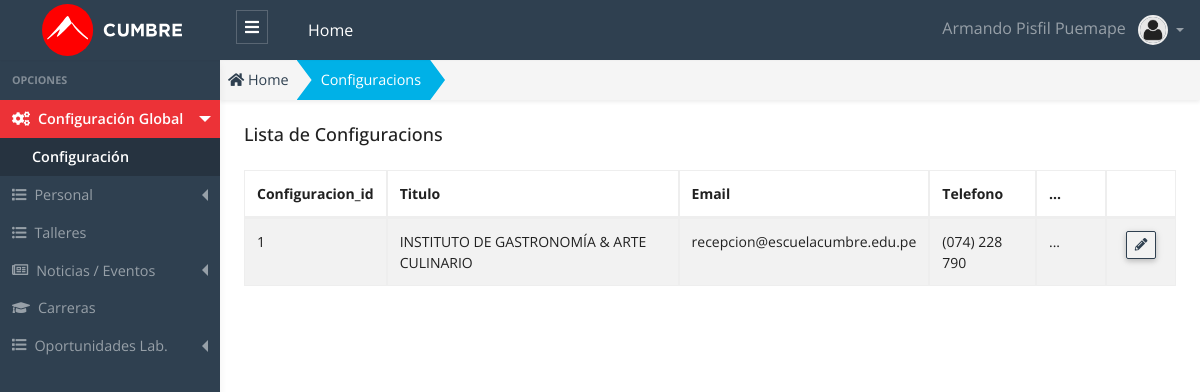
The app's page /public/admin/configuracion/configuracion.php (signed in) with its own data.
### tables this page shows
CREATE TABLE `configuracion` (
  `configuracion_id` int(11) unsigned NOT NULL AUTO_INCREMENT,
  `titulo` varchar(200) NOT NULL,
  `horario` text,
  `direccion` text,
  `email` varchar(200) DEFAULT NULL,
  `telefono` varchar(20) DEFAULT NULL,
  `facebook` varchar(75) DEFAULT NULL,
  `youtube` varchar(75) DEFAULT NULL,
  `instagram` varchar(75) DEFAULT NULL,
  `mapa` text,
  `popup` varchar(75) DEFAULT NULL,
  `show_popup` int(1) DEFAULT NULL,
  `estado` char(1) NOT NULL DEFAULT '1',
  PRIMARY KEY (`configuracion_id`) USING BTREE
);

### public/app/database/Connection.php (called while the page is built, shortened)
<?php
Class Connection
{
  protected $db_host   = 'localhost';
  protected $db_user   = 'root';
  protected $db_pass   = '';
  protected $db_name   = 'escuelac_w_ne16';
  protected $db_port   = '3306';
  protected $db_driver = 'mysql';
  protected $query  = '';
  protected $conn   = null  ;
  private function openConnection()
  {
    $str_conn = $this->db_driver.":host=".$this->db_host.";port=".$this->db_port.";dbname=" .$this->db_name;
    $this->conn = new PDO($str_conn,$this->db_user,$this->db_pass);
    $this->conn->setAttribute(PDO::ATTR_ERRMODE, PDO::ERRMODE_EXCEPTION);
    $this->conn->query("SET NAMES 'utf8'");
    return $this->conn ;
  }
  protected function executeQuery()
  {
    $stm = $this->conn->prepare($this->query);
    $this->status = $stm->execute() ;
    if($this->status)
    {
      $column_count = $stm->columnCount() ;
      if ($column_count > 0)
      {
        $rows  = $stm->fetchAll(PDO::FETCH_ASSOC) ;
      }
    }
  }
}

### public/app/models/Configuracion.php (called while the page is built, shortened)
<?php
class Configuracion extends Connection {
  public function getAll()
  {
    try{
      $this->query = "SELECT * FROM configuracion; ";
      $this->executeQuery();
      $data = $this->rows ;
      return $data;
    }catch(exception $e){
      throw new Exception($e->getMessage());
    }
  }
}

### public/app/controllers/ConfiguracionController.php (called while the page is built, shortened)
<?php
 class ConfiguracionController
{
  public function getAll()
  {
    try
    {
      $configuracion  = new Configuracion();
      $data = $configuracion->getAll();
      return $data ;
    }
    catch (Exception $e)
    {
      throw new Exception($e->getMessage());
    }
  }
}

### public/admin/configuracion/configuracion.php (the view, shortened to what this page needs)
<?php
    $configuracion_controller = new ConfiguracionController();
    $data = $configuracion_controller->getAll();
    $title_page = "Configuracions";
?>
<!DOCTYPE html>
<html lang="es">
<head>
  <?php
    require_once "../layout/head_links.phtml";
  ?>
</head>
<body>
  <?php require "../layout/header.phtml"; ?>
  <div class="app-wrap">
    <?php require_once "../layout/sidebar.phtml";?>
    <main role="main" class="main">
      <nav class="full-content" aria-label="breadcrumb">
        <ol class="breadcrumb breadcrumb-shape shadow-sm radius-0">
          <li class="breadcrumb-item">
            <a href="admin">
              <i class="fas fa-home"></i> Home
            </a>
          </li>
          <li class="breadcrumb-item active bg-info text-white" aria-current="page">
            <a class="link-white" href="admin/configuracion/configuracion.php">
              <?php echo $title_page; ?>
            </a>
          </li>
        </ol>
      </nav>
      <div class="container-full p-2 fs-x-14">
        <div class="row">
          <div class="col-12">
            <h5 class="page-header-title">Lista de <?php echo $title_page; ?> </h5>
          </div>
          <div class="col-12">
            <div class="table-responsive">
            <table id="dataTableList" class="table table-striped table-bordered" style="width:100%">
              <thead>
                <tr>
                  <th width="50">Configuracion_id </th>
                  <th>Titulo </th>
                  <th>Email </th>
                  <th>Telefono </th>
                  <th width="70">...</th>
                  <th width="70"></th>
                </tr>
              </thead>
              <tbody>
                <?php foreach ($data as &$row) {?>
                  <?php
                    $class_estado   = "";
                    $class_disabled = "";
                  ?>
                <tr class="<?php echo $class_estado ;?>" >
                  <td> <?php echo $row["configuracion_id"] ?> </td>
                  <td> <?php echo $row["titulo"] ?> </td>
                  <td> <?php echo $row["email"] ?> </td>
                  <td> <?php echo $row["telefono"] ?> </td>
                  <td> ... </td>
                  <td class="text-center">
                    <a class="btn btn-outline-primary btn-sm lh-1 btn-table <?php echo $class_disabled ; ?>" href="admin/configuracion/editar.php?id=<?php echo $row["configuracion_id"] ?>" title="Editar">
                    <i class="fas fa-pencil-alt"></i>
                    </a>
                  </td>
                </tr>
                <?php }?>
              </tbody>
            </table>
            </div>
          </div>
        </div>
      </div>
    </main>
  </div>
  <?php require_once "../layout/datatables.phtml"?>
</body>
</html>

### records on screen
configuracion: configuracion_id "1", titulo "INSTITUTO DE GASTRONOMÍA & ARTE CULINARIO", email "recepcion@escuelacumbre.edu.pe", telefono "(074) 228 790"

### other values on screen
$_SESSION['USER']['nombre'] "Armando"
$_SESSION['USER']['apellidos'] "Pisfil Puemape"
$title_page "Configuracions"
